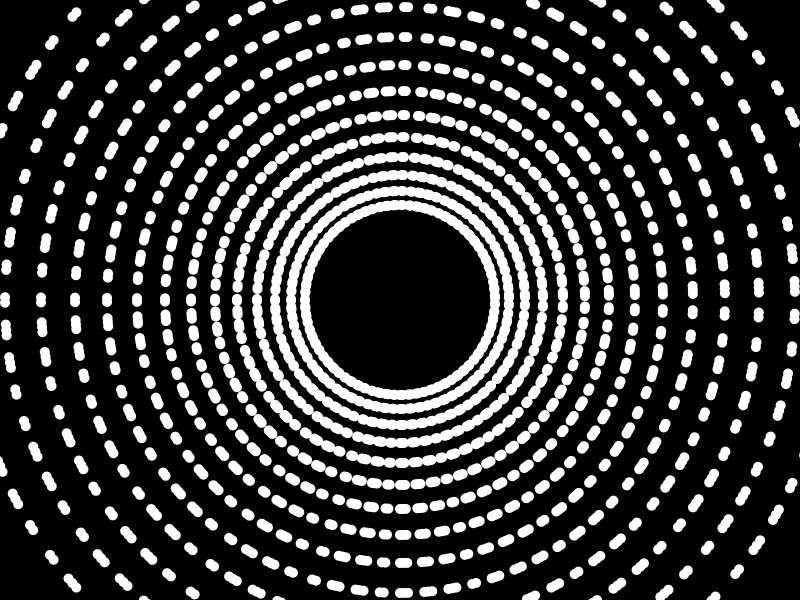
Frame 1 (no input)
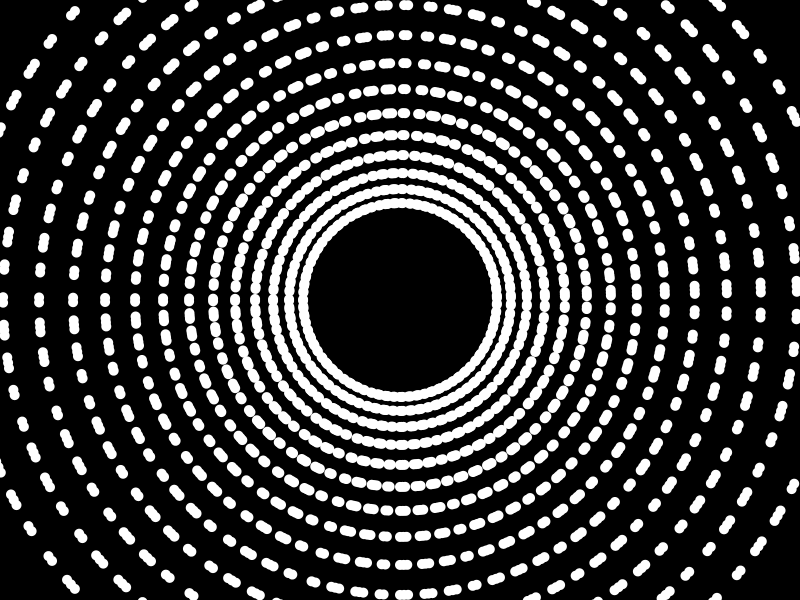
Frame 60 (the mouse pressed at the canvas centre just before this capture)
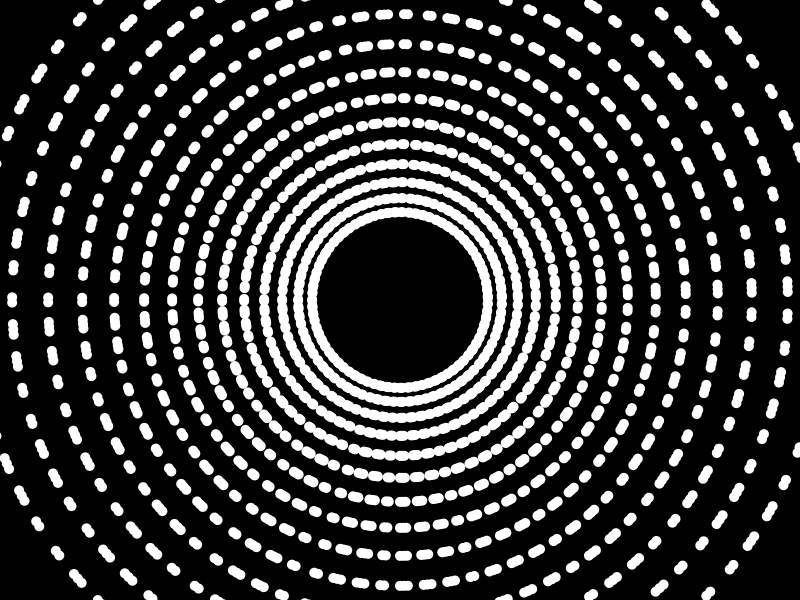
Frame 120 (the mouse held since frame 60 and released just before this capture)

The Processing sketch that drew these frames (run headless with seeded random() and noise(); from frame 60 on, the mouse is pressed at the canvas centre):

// Processing sketch: processing_1322
// ── processing_1322.pde

BurstOfCircles circles;

void setup(){
  size(800, 600);
  noStroke();
  smooth();
  circles = new BurstOfCircles();
}

void draw(){
  background(0); 
  circles.draw();
}

class BurstOfCircles
{
  // each angle is 14 particles
  CircleParticle[] p = new CircleParticle[ 2800 ]; 
  
  BurstOfCircles()
  {
     int i=0, n=p.length;
     for(i=0;i<n;i++){
       p[i] = new CircleParticle(); 
       p[i].drawRadius = 5;
       p[i].x = width/2;
       p[i].y = height/2;
     }     
  }
  
  void draw() 
  {
     int i=0, n = 14;     
     int j=0, n2 = p.length / n;     
     float angle = 0, radius = 0;
     float x=width/2, y=height/2;
     float radiusIncrease = 20;
     
     float ease = 0;
          
     for(j=0; j<200; j++){ 
       
       radiusIncrease = 14;
       radius = 100*cos(frameCount/PI);  
       angle = (float)(j/PI);    
       for(i=0; i<14; i++){
         //angle = (float)(j/3.14);   0
         p[i].x = x + ( radius * (float)sin( angle ) );
         p[i].y = y + ( radius * (float)cos( angle ) );
         //p[i].drawRadius = 3;
         p[i].posRadius = radius;
         drawParticle( p[i].drawRadius, p[i].x, p[i].y );
         radius += radiusIncrease;
         radiusIncrease += 2;
         if(radiusIncrease < 1) radiusIncrease = 1;         
         ease+=2;
       }
     }
    
  }
  
  void drawParticle(float radius, float x, float y){    
    
    int i=0, n=90;
    float angle = 0;
    float vx1=x, vy1=y;
    float vx2=x, vy2=y;
    
    float h =  radius*2;
    float w = radius*2;
    
    ellipse( x, y, w, h);
    
  }
  
}

class CircleParticle 
{
  public float drawRadius;  
  public float posRadius;
  public float x;
  public float y;  
  CircleParticle(){ }  
}
